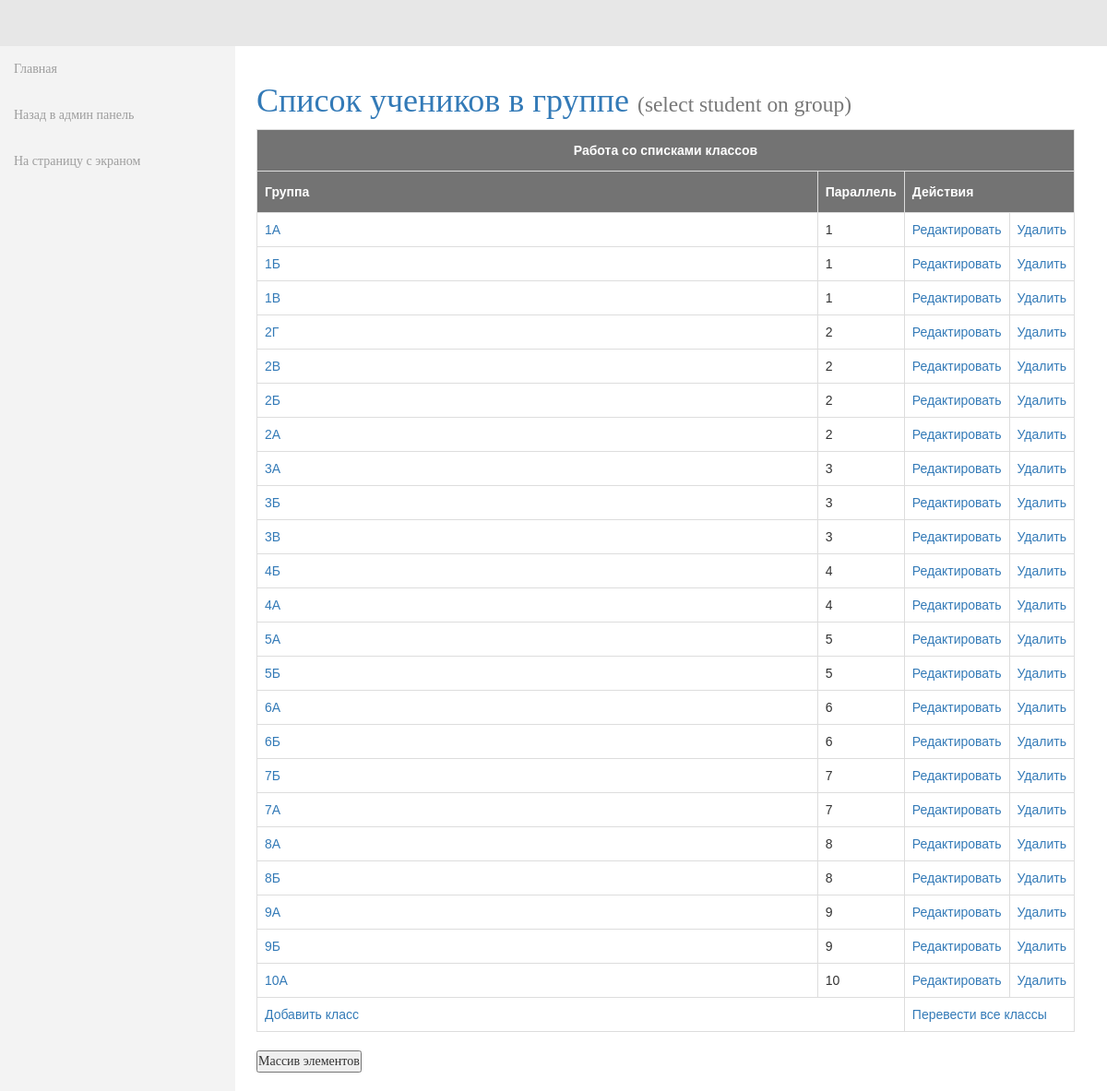
The app's page /admin/birthdate/index.php with its own data.
### tables this page shows
CREATE TABLE IF NOT EXISTS `studentgroup` (
  `id` int(11) NOT NULL,
  `stage` int(11) NOT NULL,
  `title` varchar(50) NOT NULL,
  `orgid` int(11) NOT NULL,
  `studentid` int(11) NOT NULL
);

### admin/birthdate/src/Models/Edittitle/Edittitle.php (called while the page is built, shortened)
<?php
class Edittitle
{
    public $table = 'studenttitle_headline';
    function headertitle()
    {
        include($_SERVER['DOCUMENT_ROOT'] . "/config.php");
        $result3 = mysqli_query($mysqli, "SELECT * FROM $this->table");
        while ($row = mysqli_fetch_assoc($result3)) {
            $columns["$row[name]"] = $row['title'];
            $columns2["$row[smalltext]"] = $row['titlesmall'];
            $id["$row[name]"] = $row['id'];
            extract($columns2);
            extract($columns);
            extract($id);
            $this->columns = $columns;
            $this->columns2 = $columns2;
            $this->id = $id;
        }
    }
}

### admin/birthdate/src/Models/Studindex/Studindex.php (called while the page is built, shortened)
<?php
class Studindex
{
    public $table = "studentgroup";
    public $order = "stage";
    function selectbrit()
    {
        include($_SERVER['DOCUMENT_ROOT'] . "/config.php");
        $result = mysqli_query($mysqli, "SELECT * FROM  $this->table ORDER BY $this->order");
        while ($row = mysqli_fetch_array($result)) {
            $json[] = ['id' => $row[id], 'stage' => $row[stage], 'title' => $row[title], 'orgid' => $row[orgid], 'studentid' => $row[studentid]];
            $this->json = $json;
        }
    }
}

### admin/birthdate/index.php (the view, shortened to what this page needs)
<!DOCTYPE html>
<html lang="ru">
<head>
    <link rel="stylesheet" type="text/css" href="/admin/bootstrap/css/bootstrap.css" />
    <link rel="stylesheet" type="text/css" href="/admin/css/local.css" />
    <link rel="stylesheet" type="text/css" href="/admin/css/styles.css" />
</head>
<body>
    <?php
    require_once 'src/Models/Edittitle/Edittitle.php';
    require_once 'src/Models/Studindex/Studindex.php';
    ?>
    <div id="wrapper">
        <nav class="navbar navbar-inverse navbar-fixed-top" role="navigation">
            <ul class="nav navbar-nav side-nav">
                <li>
                    <a href="/admin/birthdate/index.php">
                        <i class="fa fa-tasks"></i> Главная
                    </a>
                </li>
                <li>
                    <a href="/admin/index.php">
                        <i class="fa fa-tasks"></i> Назад в админ панель
                    </a>
                </li>
                <li>
                    <a href="/index.php">
                        <i class="fa fa-tasks"></i> На страницу с экраном
                    </a>
                </li>
            </ul>
        </nav>
        <div class="col-lg-12">
            <div id="page-wrapper">
                <div>
                    <?php
                    $birthdate1 = new Birthdate\Edittitle();
                    $birthdate1->headertitle();
                    $id = $birthdate1->id[grouplists];
                    $title = $birthdate1->columns[grouplists];
                    $smalltext = $birthdate1->columns2[smallgrouplists];
                    ?>
                    <a href="/admin/brithdate/edittitle.php?lessontitle=<?php echo $id ?>">
                        <h1>
                            <?php echo $title; ?>
                            <small><?php echo $smalltext; ?></small>
                        </h1>
                    </a>
                </div>
                <table id="customers" cellspacing="0" border="1" width="500">
                    <thead>
                        <tr>
                            <th colspan="4" style="text-align: center;">Работа со списками классов</th>
                        </tr>
                        <tr>
                            <th scope="col" width="70%">Группа</th>
                            <th scope="col" width="5%">Параллель</th>
                            <th scope="col" colspan="2">Действия</th>
                        </tr>
                    </thead>
                    <tbody>
                        <?php
                        $student1 = new Birthdate\Studindex();
                        $student1->selectbrit();
                        foreach ($student1->json as $jsones) {
                            echo "<tr>";
                            echo "<td><a href='grouplists/lists.php?studentid=$jsones[studentid]'>$jsones[stage]$jsones[title]</a></td>";
                            echo "<td>$jsones[stage]</td>";
                            echo "<td><a href='classlists/updategroup.php?id=$jsones[id]'>Редактировать</a></td>";
                            echo "<td><a href='classlists/deletegroup.php?id=$jsones[id]'>Удалить</a></th>";
                            echo "<tr>";
                        }
                        ?>
                        <tr>
                            <td colspan="2"><a href="classlists/insertgroup.php" class="oopadd"> Добавить класс</a></td>
                            <td colspan="2"><a href="classlists/transfergroup.php" class="oopadd"> Перевести все классы</a></td>
                        </tr>
                    </tbody>
                </table>
                <br />
                <div id="box">
                    <button id="btn"> Массив элементов </button>
                </div>
                <?php
                $student1 = new Birthdate\Studindex();
                $student1->selectbrit();
                print_r($student1->json);
                $birthdate1 = new Birthdate\Edittitle();
                $birthdate1->headertitle();
                print_r($birthdate1->columns);
                print_r($birthdate1->columns2);
                print_r($birthdate1->id);
                ?>
            </div>
        </div>
    </div>
</body>
</html>

### admin/css/local.css (style rules this page uses)
#wrapper { padding-left: 0; }
#page-wrapper { width: 100%; }
body { font-family: 'Trebuchet MS'; font-size: 14px; line-height: 1.42857143; color: #333; background-color: #fff; }
.navbar-inverse { background-color: #e7e7e7; border-color: #e7e7e7; }
@media (min-width:768px) { #wrapper { padding-left: 243px; } }
@media (min-width:768px) { #page-wrapper { padding: 20px 20px; } }
@media (min-width:768px) { .side-nav { margin-left: -225px; left: 225px; width: 255px; position: fixed; top: 50px; height: 100%; border-radius: 0; border: none; background-color: #F3F3F3; overflow-y: auto; } }
@media (min-width:768px) { .side-nav>li>a { width: 225px; } }

### admin/css/styles.css (style rules this page uses)
#customers { font-family: "Trebuchet MS", Arial, Helvetica, sans-serif; border-collapse: collapse; width: 100%; }
#customers td, #customers th { border: 1px solid #ddd; padding: 8px; }
#customers tr:nth-child(even) { background-color: #f2f2f2; }
#customers th { padding-top: 12px; padding-bottom: 12px; text-align: left; background-color: #737373; color: white; }

### records on screen
studentgroup: stage "1", title "А"
studentgroup: stage "1", title "Б"
studentgroup: stage "1", title "В"
studentgroup: stage "2", title "Г"
studentgroup: stage "2", title "В"
studentgroup: stage "2", title "Б"
studentgroup: stage "2", title "А"
studentgroup: stage "3", title "А"
studentgroup: stage "3", title "Б"
studentgroup: stage "3", title "В"
studentgroup: stage "4", title "Б"
studentgroup: stage "4", title "А"
studentgroup: stage "5", title "А"
studentgroup: stage "5", title "Б"
studentgroup: stage "6", title "А"
studentgroup: stage "6", title "Б"
studentgroup: stage "7", title "Б"
studentgroup: stage "7", title "А"
studentgroup: stage "8", title "А"
studentgroup: stage "8", title "Б"
studentgroup: stage "9", title "А"
studentgroup: stage "9", title "Б"
studentgroup: stage "10", title "А"

### other values on screen
$title "Список учеников в группе"
$smalltext "(select student on group)"
